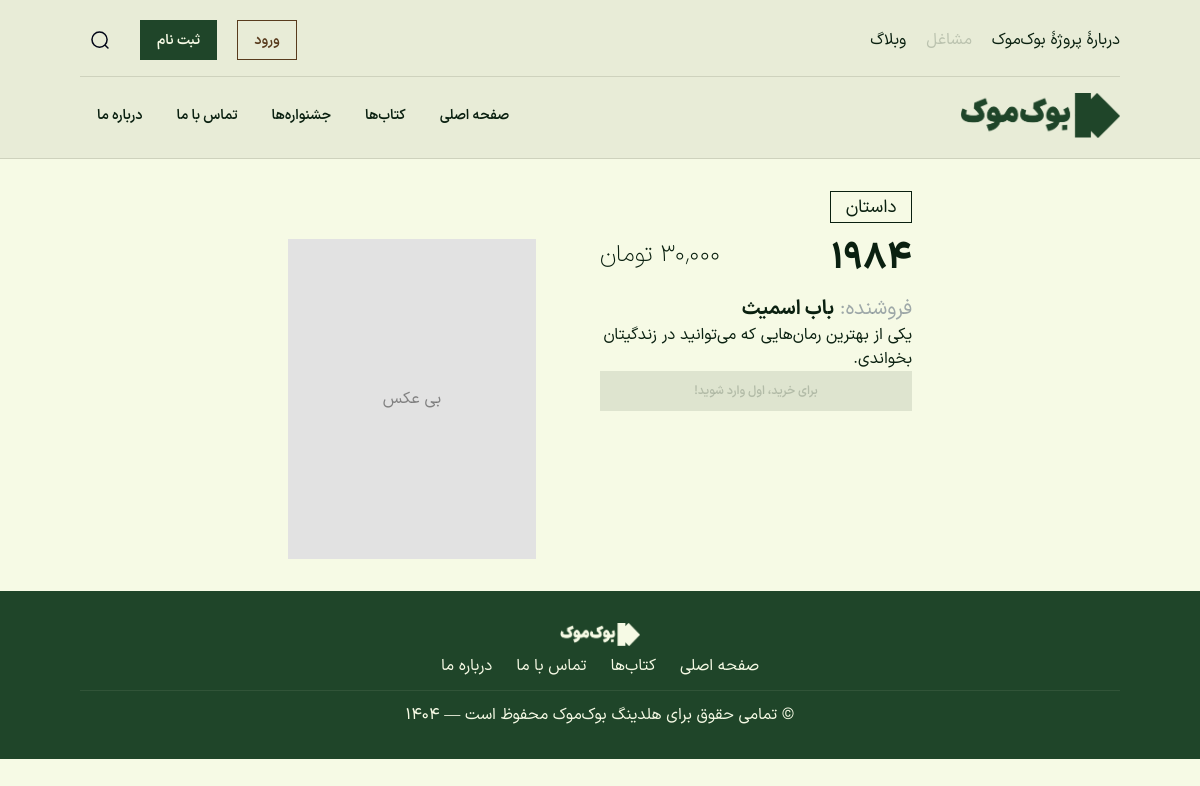
The page /books/2 on the database its author committed.
### tables this page shows
CREATE TABLE `shopkeeper_books` (
  `id` int NOT NULL AUTO_INCREMENT,
  `shopkeeper_id` int NOT NULL,
  `book_id` int NOT NULL,
  `price` decimal(10,2) NOT NULL,
  `stock` int NOT NULL DEFAULT '0',
  `status` enum('pending','approved','rejected') DEFAULT 'pending',
  `created_at` timestamp NULL DEFAULT CURRENT_TIMESTAMP,
  `updated_at` timestamp NULL DEFAULT CURRENT_TIMESTAMP ON UPDATE CURRENT_TIMESTAMP,
  PRIMARY KEY (`id`),
  KEY `shopkeeper_id` (`shopkeeper_id`),
  KEY `book_id` (`book_id`),
  CONSTRAINT `shopkeeper_books_ibfk_1` FOREIGN KEY (`shopkeeper_id`) REFERENCES `users` (`user_id`) ON DELETE CASCADE,
  CONSTRAINT `shopkeeper_books_ibfk_2` FOREIGN KEY (`book_id`) REFERENCES `books` (`id`) ON DELETE CASCADE
);

CREATE TABLE `books` (
  `id` int NOT NULL AUTO_INCREMENT,
  `title` varchar(255) NOT NULL,
  `author` varchar(255) NOT NULL,
  `description` text,
  `genre` varchar(255) DEFAULT NULL,
  `isbn` varchar(20) DEFAULT NULL,
  `published_at` date DEFAULT NULL,
  `created_at` timestamp NULL DEFAULT CURRENT_TIMESTAMP,
  `image` varchar(100) DEFAULT NULL,
  PRIMARY KEY (`id`),
  UNIQUE KEY `isbn` (`isbn`)
);

CREATE TABLE `users` (
  `user_id` int NOT NULL AUTO_INCREMENT,
  `user_fullname` varchar(255) NOT NULL,
  `user_email` varchar(255) NOT NULL,
  `user_password` varchar(255) NOT NULL,
  `user_role` enum('user','shopkeeper','admin','owner') NOT NULL DEFAULT 'user',
  `created_at` timestamp NULL DEFAULT CURRENT_TIMESTAMP,
  `updated_at` timestamp NULL DEFAULT CURRENT_TIMESTAMP ON UPDATE CURRENT_TIMESTAMP,
  `user_phone` varchar(100) DEFAULT NULL,
  `user_address` varchar(100) DEFAULT NULL,
  PRIMARY KEY (`user_id`),
  UNIQUE KEY `email` (`user_email`)
);

### app/controllers/BookController.php (called while the page is built, shortened)
<?php
class BookController
{
  protected $db;
  public function __construct()
  {
    $config = require(base_path('config/db.php'));
    $this->db = new Database($config);
  }
  public function show(array $params): void
  {
    $shopkeeper_book_id = $params['shopkeeper_book_id'];
    $all_books_params = [$shopkeeper_book_id];
    $all_books_query = "
    SELECT
          b.id AS book_id,
          b.title,
          b.author,
          b.description,
          b.image,
          b.isbn,
          b.published_at,
          sb.id AS shopkeeper_book_id,
          sb.shopkeeper_id,
          sb.price,
          sb.stock,
          sb.created_at,
          u.user_fullname AS shopkeeper_name,
          JSON_ARRAYAGG(c.name) AS categories
      FROM shopkeeper_books sb
      JOIN books b ON sb.book_id = b.id
      JOIN users u ON sb.shopkeeper_id = u.user_id
      LEFT JOIN book_categories bc ON b.id = bc.book_id
      LEFT JOIN categories c ON bc.category_id = c.id
      WHERE sb.status = 'approved'
      AND sb.stock > 0
      AND sb.id = ?
      GROUP BY sb.id, b.id, u.user_fullname;
    ";
    $all_books = $this->db->fetch_all_as_object($all_books_query, $all_books_params);
    $book_ids = array_column($all_books, 'book_id');
    if (!empty($book_ids)) {
      $placeholders = implode(',', array_fill(0, count($book_ids), '?'));
      $categories_data = $this->db->fetch_all_as_object(
        "SELECT bc.book_id, c.name AS category_name
            FROM book_categories bc
            JOIN categories c ON bc.category_id = c.id
            WHERE bc.book_id IN ($placeholders)",
        $book_ids
      );
      $categories_map = [];
      foreach ($categories_data as $category) {
        $categories_map[$category->book_id][] = $category->category_name;
      }
      foreach ($all_books as $book) {
        $book->categories = $categories_map[$book->book_id] ?? [];
      }
    }
    load_view('books/show', ['book' => $all_books[0]]);
  }
}

### index.php (called while the page is built, shortened)
<?php
require_once('./helpers.php');
require_once(base_path('framework/Session.php'));
require_once(base_path('framework/Database.php'));
require_once(base_path('framework/Router.php'));
$config = require(base_path('config/db.php'));
$router = new Router();
$uri = parse_url($_SERVER['REQUEST_URI'], PHP_URL_PATH);
$router->route($uri);

### config/db.php (called while the page is built)
<?php
return [
  'host' => '127.0.0.1',
  'username' => 'ahk',
  'password' => '@HK-developer2008',
  'dbName' => 'bookmook',
  'port' => 3306,
];

### framework/Database.php (called while the page is built, shortened)
<?php
class Database
{
  public $conn;
  public function __construct(array $config)
  {
    try {
      $this->conn = new mysqli(
        $config['host'],
        $config['username'],
        $config['password'],
        $config['dbName'],
        $config['port']
      );
      $this->conn->set_charset("utf8mb4");
    } catch (Exception $e) {
      throw new Exception("Database connection failed: " . $e->getMessage());
    }
  }
  public function query(string $query, array $params = [])
  {
    try {
      $statement = $this->conn->prepare($query);
      if (!empty($params)) {
        $types = '';
        $bindParams = [];
        foreach ($params as $param) {
          if (is_int($param)) {
            $types .= 'i';
          } elseif (is_float($param)) {
            $types .= 'd';
          } elseif (is_string($param)) {
            $types .= 's';
          } else {
            $types .= 'b';
          }
          $bindParams[] = $param;
        }
        $statement->bind_param($types, ...$bindParams);
      }
      $statement->execute();
      $result = $statement->get_result();
      return $result;
    } catch (Exception $e) {
      throw new Exception("Query failed to execute: " . $e->getMessage());
    }
  }
  public function fetch_all_as_object(string $query, array $params = []): array
  {
    $result = $this->query($query, $params);
    $objects = [];
    while ($row = $result->fetch_object()) {
      $objects[] = $row;
    }
    return $objects;
  }
}

### framework/Session.php (called while the page is built, shortened)
<?php
class Session
{
  public static function has(string $key): bool
  {
    return isset($_SESSION[$key]);
  }
}

### app/views/books/show.view.php (the view, shortened to what this page needs)
<main class="space-y-36 px-20 py-8">
  <section>
    <div class="w-3/5 mx-auto">
      <div class="flex justify-start gap-4">
        <?php foreach ($book->categories as $category): ?>
          <div class="badge badge-outline badge-xl"><?= $category ?></div>
        <?php endforeach; ?>
      </div>
      <div class="flex justify-between mt-4">
        <div class="max-w-1/2">
          <div class="grid grid-cols-2 justify-between">
            <div>
              <h1 class="font-extrabold text-4xl">
                <?= $book->title ?>
              </h1>
            </div>
            <div class="text-left">
              <span class="font-extralight text-2xl">
                <?= format_price($book->price) ?>
              </span>
            </div>
          </div>
          <div class="mt-4">
            <div class="text-xl">
              <span class="text-slate-600/50">فروشنده: </span>
              <span class="font-bold">
                <?= $book->shopkeeper_name ?>
              </span>
            </div>
            <p>
              <?= $book->description ?>
            </p>
            <div>
              <?php if (Session::has('user_data')) : ?>
                <form action="/cart/<?= Session::get('user_data')['user_cart_id'] ?>/add/<?= $book->shopkeeper_book_id ?>" method="post">
                  <div class="card-actions justify-end">
                    <div class="grid w-full grid-cols-1">
                      <button
                        type="submit"
                        class="btn btn-ghost btn-outline col-span-3">
                        افزودن به سبد خرید
                      </button>
                    </div>
                  </div>
                </form>
              <?php else : ?>
                <div class="card-actions justify-end">
                  <div class="grid w-full grid-cols-1">
                    <button
                      type="submit"
                      class="btn btn-primary btn-outline col-span-3 text-xs" disabled>
                      برای خرید، اول وارد شوید!
                    </button>
                  </div>
                </div>
              <?php endif; ?>
            </div>
          </div>
        </div>
        <div class="flex">
          <?php if (isset($book->image) and !empty($book->image)) : ?>
            <figure class="h-80">
              <img
                src="<?= load_book_cover($book->image) ?>"
                class="w-52" />
            </figure>
          <?php else : ?>
            <div>
              <div class="h-80 flex w-62 justify-center items-center bg-neutral text-neutral-content/50">
                بی عکس
              </div>
            </div>
          <?php endif; ?>
        </div>
      </div>
    </div>
  </section>
</main>

### framework/Router.php (shortened to what this page needs)
<?php
class Router
{
  protected $routes = [];
  private function register_route(string $method, string $uri, string $action, array $middleware = []): void
  {
    list($controller, $controller_method) = explode("@", $action);
    $this->routes[] = [
      'method' => $method,
      'uri' => $uri,
      'controller' => $controller,
      'controller_method' => $controller_method,
      'middleware' => $middleware
    ];
  }
  public function route(string $req_uri): void
  {
    $req_method = $_SERVER['REQUEST_METHOD'];
    foreach ($this->routes as $r) {
      $uri_segments = explode("/", trim($req_uri, "/"));
      $route_segments = explode("/", trim($r['uri'], '/'));
      if (
        count($uri_segments) == count($route_segments) and
        strtoupper($r['method']) == $req_method
      ) {
        $params = [];
        $match = true;
        $params_regex = "/\{(.+?)\}/";
        for ($i = 0; $i < count($uri_segments); $i++) {
          if (
            $route_segments[$i] != $uri_segments[$i] and
            !preg_match($params_regex, $route_segments[$i])
          ) {
            $match = false;
            break;
          }
          if (preg_match($params_regex, $route_segments[$i], $matches)) {
            $params[$matches[1]] = $uri_segments[$i];
          }
        }
        if ($match) {
          $controller_class = 'app\\controllers\\' . $r['controller'];
          $controller_method = $r['controller_method'];
          if (class_exists($controller_class)) {
            $controller_instance = new $controller_class;
            $controller_instance->$controller_method($params);
          } else {
            die("Controller class not found: " . $controller_class);
          }
        }
      }
    }
  }
}

### rows shown on the page
shopkeeper_books: book.title "۱۹۸۴", price "۳۰٬۰۰۰ تومان", shopkeeper.user_fullname "باب اسمیث", book.description "یکی از بهترین رمان‌هایی که می‌توانید در زندگیتان بخواندی."

### other values the page prints
$category "داستان"
